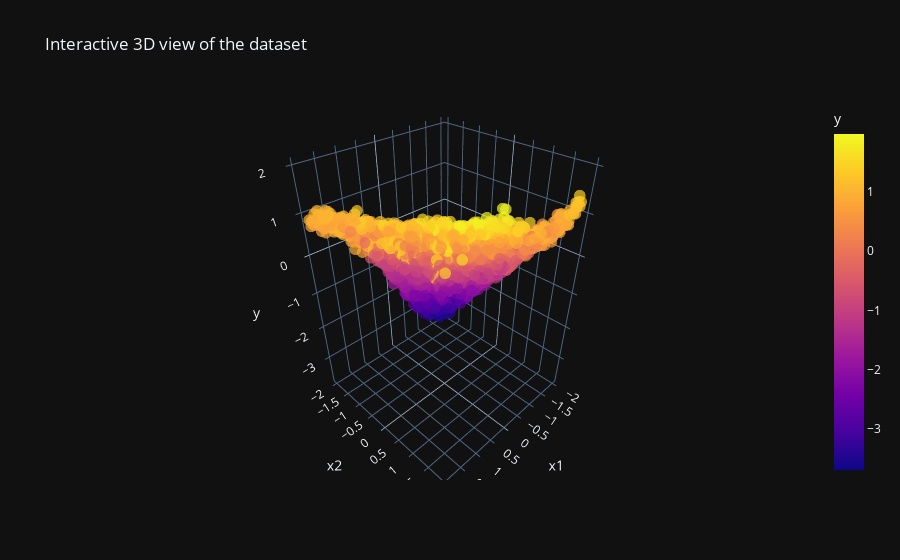

The cell this chart's notebook holds for it:
### Markdown cell above
## 0. Setup & synthetic data

We'll create a small nonlinear target so the hidden layer is actually useful.

### Code cell
import numpy as np

# Reproducibility
rng = np.random.default_rng(42)

# Create synthetic data: N samples, 2 features
N = 2000
x1 = rng.uniform(-2.0, 2.0, size=N)
x2 = rng.uniform(-2.0, 2.0, size=N)
X = np.stack([x1, x2], axis=1)  # shape (N, 2)

# Nonlinear target with a bit of noise
noise = rng.normal(0.0, 0.1, size=N)
y = 1.2 * np.sin(x1) + 0.7 * x2 - 0.3 * x1 * x2 + noise
y = y.reshape(y.size, 1)  # shape (N, 1)

X.shape, y.shape

# Now, let's plot it - this is a rotatable 3-D plot, drag it around to get familiar with the data
import plotly.express as px
import pandas as pd

# Wrap into a DataFrame for nicer plotting
df = pd.DataFrame({"x1": X[:,0], "x2": X[:,1], "y": y.squeeze()})

fig = px.scatter_3d(
    df, x="x1", y="x2", z="y",
    color="y", opacity=0.7,
    title="Interactive 3D view of the dataset"
)
fig.update_traces(marker=dict(size=4))
fig.show()

### Figure 1 — Plotly figure (JSON) as saved in the notebook; plotly's stock layout.template omitted (floating-point values rounded to 4 significant figures; data arrays with more than 128 entries replaced by an {"elided": "..."} marker saying what was removed)
{"data": [{"hovertemplate": "x1=%{x}<br>x2=%{y}<br>y=%{marker.color}<extra></extra>", "legendgroup": "", "marker": {"color": {"elided": "2000 float values"}, "coloraxis": "coloraxis", "opacity": 0.7, "symbol": "circle", "size": 4}, "mode": "markers", "name": "", "scene": "scene", "showlegend": false, "x": {"elided": "2000 float values"}, "y": {"elided": "2000 float values"}, "z": {"elided": "2000 float values"}, "type": "scatter3d"}], "layout": {"scene": {"domain": {"x": [0.0, 1.0], "y": [0.0, 1.0]}, "xaxis": {"title": {"text": "x1"}}, "yaxis": {"title": {"text": "x2"}}, "zaxis": {"title": {"text": "y"}}}, "coloraxis": {"colorbar": {"title": {"text": "y"}}, "colorscale": [[0.0, "#0d0887"], [0.1111, "#46039f"], [0.2222, "#7201a8"], [0.3333, "#9c179e"], [0.4444, "#bd3786"], [0.5556, "#d8576b"], [0.6667, "#ed7953"], [0.7778, "#fb9f3a"], [0.8889, "#fdca26"], [1.0, "#f0f921"]]}, "legend": {"tracegroupgap": 0}, "title": {"text": "Interactive 3D view of the dataset"}}}
